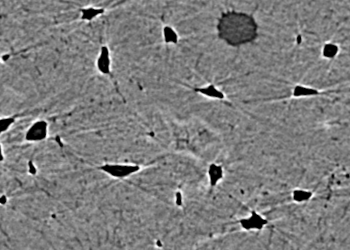
#> input picture Lectures/ext-figures/bonegfiltslice.png, 350 x 250 px; the run also reads 2 pictures not shown here
$ jupyter execute --allow-errors 07-ComplexObjects.ipynb   (shell and % lines are left out)   (older library calls are emulated)
#> lines starting #> are read from the running program, lines starting #| are printed output that depends on the picture; after the words box and inside, x2 and y2 are one past the last pixel; in counts of white or black regions, pixels touching at a corner belong together
# ETHZ: 227-0966-00L
# Quantitative Big Imaging
# April 2, 2019

## Complex Objects and Distributions

### Anders Kaestner

# Literature / Useful References

### Books
- Jean Claude, Morphometry with R
    - [Online](http://link.springer.com/book/10.1007%2F978-0-387-77789-4) through ETHZ, [Buy it](http://www.amazon.com/Morphometrics-R-Use-Julien-Claude/dp/038777789X)
- John C. Russ, “The Image Processing Handbook”,(Boca Raton, CRC Press)
- Available [online](http://dx.doi.org/10.1201/9780203881095) within domain ethz.ch (or proxy.ethz.ch / public VPN)
- J. Weickert, Visualization and Processing of Tensor Fields
 - [Online](http://books.google.ch/books?id=ScLxPORMob4C&lpg=PA220&ots=mYIeQbaVXP&dq=&pg=PA220#v=onepage&q&f=false)

### Papers / Sites
- Voronoi Tesselations
 - Ghosh, S. (1997). Tessellation-based computational methods for the characterization and analysis of heterogeneous microstructures. Composites Science and Technology, 57(9-10), 1187–1210
 - [Wolfram Explanation](http://mathworld.wolfram.com/VoronoiDiagram.html)

- Self-Avoiding / Nearest Neighbor
 - Schwarz, H., & Exner, H. E. (1983). The characterization of the arrangement of feature centroids in planes and volumes. Journal of Microscopy, 129(2), 155–169.
 - Kubitscheck, U. et al. (1996). Single nuclear pores visualized by confocal microscopy and image processing. Biophysical Journal, 70(5), 2067–77.

- Alignment / Distribution Tensor
 - Mader, K. et al (2013). A quantitative framework for the 3D characterization of the osteocyte lacunar system. Bone, 57(1), 142–154
 - Aubouy, M., et al. (2003). A texture tensor to quantify deformations. Granular Matter, 5, 67–70. Retrieved from http://arxiv.org/abs/cond-mat/0301018
- Two point correlation
 - Dinis, L., et. al. (2007). Analysis of 3D solids using the natural neighbour radial point interpolation method. Computer Methods in Applied Mechanics and Engineering, 196(13-16)


[cell 1]
import seaborn as sns
import matplotlib.pyplot as plt
plt.rcParams["figure.figsize"] = (8, 8)
plt.rcParams["figure.dpi"] = 150
plt.rcParams["font.size"] = 14
plt.rcParams['font.family'] = ['sans-serif']
plt.rcParams['font.sans-serif'] = ['DejaVu Sans']
plt.style.use('ggplot')
sns.set_style("whitegrid", {'axes.grid': False})

# Previously on QBI ...

- Image Enhancment
 - Highlighting the contrast of interest in images
 - Minimizing Noise
- Understanding image histograms
- Automatic Methods
- Component Labeling
- Single Shape Analysis
- Complicated Shapes (Thickness Maps)

# Outline

- Motivation (Why and How?)
- Skeletons
 - Tortuosity
- Watershed Segmentation
 - Connected Objects

<table>
<tr><th>


### Local Environment
</th>
<th>

### Global Enviroment

</th></tr>
<tr>
<td>

- Neighbors
- Voronoi Tesselation
- Distribution Tensor

</td>
<td>

- Alignment
- Self-Avoidance
- Two Point Correlation Function

</td>
</tr>
</table>

# Metrics

We examine a number of different metrics in this lecture and additionally to classifying them as Local and Global we can define them as point and voxel-based operations.

### Point Operations
- Nearest Neighbor
- Delaunay Triangulation
  - Distribution Tensor
- Point (Center of Volume)-based Voronoi Tesselation
- Alignment

### Voxel Operation
- Voronoi Tesselation
- Neighbor Counting
- 2-point (N-point) correlation function

# Learning Objectives

### Motivation (Why and How?)

- How can we extract topology of a structure?
- How do we identify seperate objects when they are connected?
- How can we compare shape of complex objects when they grow?

[cell 2]
from skimage.morphology import binary_opening, binary_closing, disk
from scipy.ndimage import distance_transform_edt
import numpy as np
import matplotlib.pyplot as plt
from skimage.io import imread
bw_img = imread("ext-figures/bonegfiltslice.png")[::2, ::2]
thresh_img = binary_closing(binary_opening(bw_img < 90, disk(1)), disk(2))
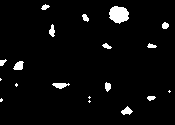
#> thresh_img: shape (125, 175) bool; 3.8% white; 19 white regions (6 under 20 px), largest, box (x1, y1, x2, y2) and area: (109, 6, 129, 24) 266, (13, 61, 24, 70) 70, (52, 83, 70, 89) 69
fg_dmap = distance_transform_edt(thresh_img)
bg_dmap = distance_transform_edt(1-thresh_img)
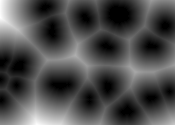
#> bg_dmap: shape (125, 175) float64; min 0, max 41.98, mean 12.9; drawn with min black and max white
fig, (ax1, ax2, ax3, ax4) = plt.subplots(1, 4, figsize=(20, 6), dpi=100)
ax1.imshow(bw_img, cmap='bone')
ax2.imshow(thresh_img, cmap='bone')
ax3.set_title('Segmentation')
ax3.imshow(fg_dmap, cmap='nipy_spectral')
ax3.set_title('Distance Map\nForeground')
ax4.imshow(bg_dmap, cmap='nipy_spectral')
ax4.set_title('Distance Map\nBackground')

### Distribution Objectives - finding the right questions
#### We want to know how many cells are alive
 - Maybe small cells are dead and larger cells are alive $\rightarrow$ examine the volume distribution
 - Maybe living cells are round and dead cells are really spiky and pointy $\rightarrow$ examine anisotropy

#### We want to know where the cells are alive or most densely packed
 - We can visually inspect the sample (maybe even color by volume)
 - We can examine the raw positions (x,y,z) but what does that really tell us?
 - We can make boxes and count the cells inside each one
 - How do we compare two regions in the same sample or even two samples?

# So what do we still need

1. A way for counting cells in a region and estimating density without creating arbitrary boxes
1. A way for finding out how many cells are _near_ a given cell, it's nearest neighbors
1. A way for quantifying how far apart cells are and then comparing different regions within a sample
1. A way for quantifying and comparing orientations

### What would be really great?

A tool which could be adapted to answering a large variety of problems
- multiple types of structures
- multiple phases

Destructive Measurements
===
With most imaging techniques and sample types, the task of measurement itself impacts the sample.
- Even techniques like X-ray tomography which _claim_ to be non-destructive still impart significant to lethal doses of X-ray radition for high resolution imaging
- Electron microscopy, auto-tome-based methods, histology are all markedly more destructive and make longitudinal studies impossible
- Even when such measurements are possible
 - Registration can be a difficult task and introduce artifacts

### Why is this important?

- techniques which allow us to compare different samples of the same type.
- are sensitive to common transformations
 - Sample B after the treatment looks like Sample A stretched to be 2x larger
 - The volume fraction at the center is higher than the edges but organization remains the same

# Structure analysis

# Skeletonization / Networks
For some structures like cellular materials and trabecular bone, we want a more detailed analysis than just thickness.

###  Thin structures to analyze
<table>
<tr><th>

### Roads

</th>
<th>

### Rivers

</th>
<th>


### Roots

</th>
<th>

### Blood vesels

</th>

</tr>
<tr>
<td>

</td>
<td>

</td>
<td>

</td>
<td>

</td>
</tr>
</table>

# What we want to know about networks

- which structures are connected
- how they are connected
    - Are there loops
- express the network in a simple manner
 - quantify tortuosity
 - branching

We start with a simpler example from the EPFL Dataset: EPFL CVLab's Library of Tree-Reconstruction Examples (http://cvlab.epfl.ch/data/delin)

# For this we need
The minimal structure that spans the structure topology - i.e. a skeleton

[cell 3]
import matplotlib.pyplot as plt  # for showing plots
from skimage.io import imread    # for reading images
import numpy as np               # for matrix operations and array support
import pandas as pd              # for reading the swc files (tables of somesort)

def read_swc(in_path):
    swc_df = pd.read_csv(in_path, sep=' ', comment='#',
                         header=None)
    # a pure guess here
    swc_df.columns = ['id', 'junk1', 'x', 'y', 'junk2', 'width', 'next_idx']
    return swc_df[['x', 'y', 'width']]

im_data = imread('ext-figures/ny_7.tif')
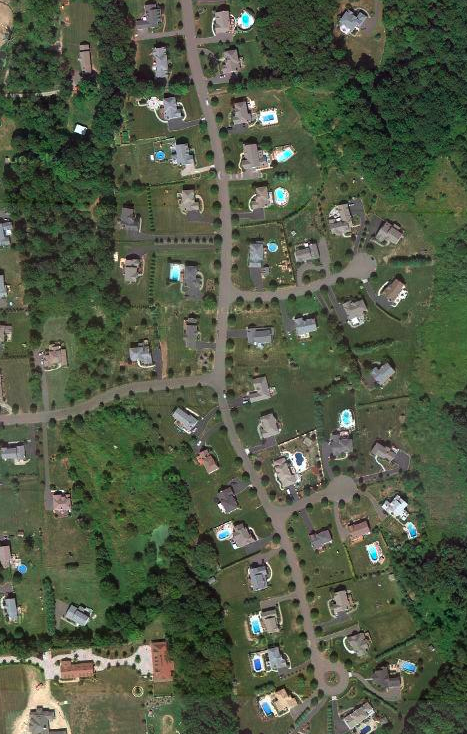
#> input picture Lectures/ext-figures/ny_7.tif, 467 x 734 px
#> im_data is the input picture: shape (734, 467, 3); mean R, G, B 81.3, 90.3, 69.4
#> (the rest of this cell did not finish here and is left out)


fig, (ax1, ax3) = plt.subplots(1, 2, figsize=(15, 6))
ax1.imshow(im_data);ax1.set_title('Aerial Image')
ax3.imshow(im_data, cmap='bone') ;ax3.scatter(mk_data['x'], mk_data['y'], s=mk_data['width'], alpha=0.5,color='red',label="Roads") ;ax3.set_title('Annotated image'), ax3.legend();

## A close-up

[cell 4]
im_crop = im_data[250:420:1, 170:280:1]
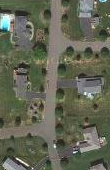
#> im_crop: shape (170, 110, 3); mean R, G, B 98.9, 102, 84.4
#> (the rest of this cell did not finish here and is left out)

# Let's try finding the roads

### Step 1: Segmentation

[cell 5]
import seaborn as sns
from skimage.morphology import opening, closing, disk  # for removing small objects
from skimage.color import rgb2hsv
fig, (ax1, ax2, ax3) = plt.subplots(1, 3, figsize=(16, 6))

def thresh_image(in_img):
    v_img = rgb2hsv(in_img)[:, :, 2]
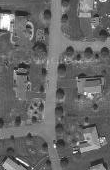
#> v_img: shape (170, 110) float64; min 0.0824, max 1, mean 0.409
    th_img = v_img > 0.4
#> th_img: shape (170, 110) bool; 43.1% white; 161 white regions (147 under 20 px), largest, box (x1, y1, x2, y2) and area: (0, 0, 110, 170) 4517, (71, 77, 110, 112) 747, (0, 13, 34, 48) 683
    op_img = opening(th_img, disk(1))
#> op_img: shape (170, 110) bool; 36.6% white; 41 white regions (28 under 20 px), largest, box (x1, y1, x2, y2) and area: (0, 0, 110, 170) 3850, (0, 13, 34, 46) 615, (74, 78, 108, 111) 602
    return op_img


ax1.imshow(im_crop)
ax1.set_title('Aerial Image')
ax2.imshow(rgb2hsv(im_crop)[:, :, 2],
           cmap='bone')
ax2.set_title('HSV Representation')
seg_img = thresh_image(im_crop)
ax3.imshow(seg_img, cmap='bone')
ax3.set_title('Segmentation');

## Other ways to do the segmentation...

Here we used a color space transformation

We could also use:
- Unsupervised segmentation like k-means
- Supervised segmentation like k-Nearest Neighbors (requires training)

# Identify structures

Using connected component labeling

[cell 6]
import seaborn as sns
from skimage.morphology import label
fig, (ax1, ax2, ax3) = plt.subplots(1, 3, figsize=(20, 7))

ax1.imshow(im_crop)
ax1.set_title('Aerial Image')
lab_img = label(seg_img)
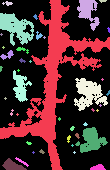
#> lab_img: shape (170, 110) int32; 42 distinct labels, from 0 to 41; one colour per label, 0 black
ax2.imshow(lab_img, cmap='nipy_spectral')
ax2.set_title('Labeling')

sns.heatmap(lab_img[::6, ::6], # Show every 6th pixel
            annot=True,
            fmt="d",
            cmap='nipy_spectral',
            ax=ax3,
            cbar=False,
            vmin=0,
            vmax=lab_img.max(),
            annot_kws={"size": 8})
ax3.set_title('Labels');

# Skeletonization - take one

The first step is to take the distance transform the structure

$$I_d(x,y) = \textrm{dist}(I(x,y))$$

We can see in this image there are already local maxima that form a sort of backbone which closely maps to what we are interested in.

[cell 7]
from scipy import ndimage
keep_lab_img = lab_img == 1
#> keep_lab_img: shape (170, 110) bool; 20.6% white; 1 white region, box (x1, y1, x2, y2) and area: (0, 0, 110, 170) 3850
fig, (ax1, ax2, ax3) = plt.subplots(1, 3, figsize=(20, 7))
ax1.imshow(keep_lab_img)
ax1.set_title('Road Component\n(Largest)')
dist_map = ndimage.distance_transform_edt(keep_lab_img)
ax2.imshow(dist_map, cmap='nipy_spectral')
ax2.set_title('Distance Map')

sns.heatmap(dist_map[::4, ::4],
            annot=True,
            fmt="1.0f",
            cmap='nipy_spectral',
            ax=ax3,
            cbar=False,
            vmin=0,
            vmax=dist_map.max(),
            annot_kws={"size": 10})
ax3.set_title('Distance Map')

# Skeletonization: Ridges

By using the Laplacian filter as an approximate for the derivative operator which finds the values which high local gradients.

$$ \nabla I_{d}(x,y) = (\frac{\delta^2}{\delta x^2}+\frac{\delta^2}{\delta y^2})I_d \approx \underbrace{\begin{bmatrix}
-1 & -1 & -1 \\
-1 & 8 & -1 \\
-1 & -1 & -1
\end{bmatrix}}_{\textrm{Laplacian Kernel}} \otimes I_d(x,y) $$

## Creating the skeleton

We can locate the local maxima of the structure by setting a minimum surface distance

$$I_d(x,y)>MIN_{DIST}$$

and combining it with a minimum slope value

$$\nabla I_d(x,y) > MIN_{SLOPE}$$

***

### Thresholds
Harking back to our earlier lectures, this can be seen as a threshold on a feature vector representation of the entire dataset.
- We first make the dataset into a tuple

$$ \textrm{cImg}(x,y) = \langle \underbrace{I_d(x,y)}_1, \underbrace{\nabla I_d(x,y)}_2 \rangle $$

$$ \textrm{skelImage}(x,y) =  \begin{cases}
1, & \textrm{cImg}_1(x,y)\geq MIN_{DIST}  \textrm{ and } \textrm{ cImg}_2(x,y)\geq MIN_{SLOPE} \\
0, & \textrm{otherwise}
\end{cases}$$

[cell 8]
# for finding the medial axis and making skeletons
from skimage.morphology import medial_axis
# for just the skeleton code
from skimage.morphology import skeletonize, skeletonize_3d
from skimage.filters import laplace

fig, (ax1, ax2, ax3) = plt.subplots(1, 3, figsize=(20, 7))

ax1.imshow(dist_map, cmap='nipy_spectral');ax1.set_title('Distance Map')

ax2.imshow(laplace(dist_map), cmap='RdBu'); ax2.set_title('Laplacian of Distance')

# we use medial axis since it is cleaner
skel = medial_axis(keep_lab_img, return_distance=False) ; ax3.imshow(skel, cmap='gray'); ax3.set_title('Distance Map Ridge');

# Skeletonization with Morphological thinning
From scikit-image documentation (http://scikit-image.org/docs/dev/auto_examples/edges/plot_skeleton.html)
```
Morphological thinning, implemented in the thin function, works on the same principle as skeletonize:
- remove pixels from the borders at each iteration until none can be removed without altering the connectivity.
- The different rules of removal can speed up skeletonization and result in different final skeletons.

The thin function also takes an optional max_iter keyword argument to limit the number of thinning iterations, and thus produce a relatively thicker skeleton.```

We can use this to thin the tiny junk elements first then erode, then perform the full skeletonization

# Try morphological thinning

[cell 9]
from skimage.morphology import thin, erosion
fig, (ax1, ax2, ax3, ax4) = plt.subplots(1, 4, figsize=(20, 7))
ax1.imshow(keep_lab_img, cmap="gray"); ax1.set_title('Segmentation')

thin_image = thin(keep_lab_img, max_iter=1)
#> thin_image: shape (170, 110) bool; 16.3% white; 1 white region, box (x1, y1, x2, y2) and area: (1, 1, 110, 170) 3042
ax2.imshow(thin_image, cmap="gray"); ax2.set_title('Morphologically Thinned')

er_thin_image = opening(thin_image, disk(1))
#> er_thin_image: shape (170, 110) bool; 15.2% white; 7 white regions (4 under 20 px), largest, box (x1, y1, x2, y2) and area: (1, 1, 109, 169) 2676, (78, 57, 97, 65) 92, (27, 109, 34, 117) 32
er_thin_image = label(er_thin_image) == 1
#> er_thin_image: shape (170, 110) bool; 14.3% white; 1 white region, box (x1, y1, x2, y2) and area: (1, 1, 109, 169) 2676
ax3.imshow(er_thin_image, cmap="gray"); ax3.set_title('Opened')

opened_skeleton = medial_axis(er_thin_image, return_distance=False)
#> opened_skeleton: shape (170, 110) bool; 2.3% white in thin lines or dots
ax4.imshow(opened_skeleton, cmap="gray"); ax4.set_title('Thinned/Opened Skeleton');

### Still overgrown
The skeleton is still problematic for us and so we require some additional improvements to get a perfect skeleton

# Skeleton: Junction Overview

With the skeleton which is ideally one voxel thick, we can characterize the junctions in the system by looking at the neighborhood of each voxel.

[cell 10]
from scipy.ndimage import convolve

fig, ( ax1, ax3,ax2) = plt.subplots(1, 3, figsize=(18, 7))
ax1.imshow(opened_skeleton)
ax1.set_title('Skeleton')
neighbor_conv = convolve(opened_skeleton.astype(int), np.ones((3, 3)))
#> neighbor_conv: shape (170, 110) int64; 6 distinct labels, from 0 to 5
ax3.imshow(neighbor_conv,
                   cmap='nipy_spectral',
                   vmin=1, vmax=4,
                   interpolation='none' )
neighbor_conv[~opened_skeleton] = 0
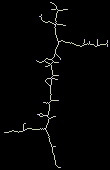
#> neighbor_conv: shape (170, 110) int64; 5 distinct labels, from 0 to 5; one colour per label, 0 black
j_img = ax2.imshow(neighbor_conv,
                   cmap='nipy_spectral',
                   vmin=1, vmax=4,
                   interpolation='none')
plt.colorbar(j_img)
ax2.set_title('Junction Count')

[cell 11]
fig, ax1 = plt.subplots(1, 1, figsize=(8, 12))
n_crop = neighbor_conv[50:90, 40:60]
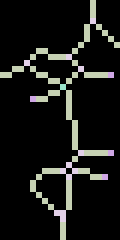
#> n_crop: shape (40, 20) int64 (shown 6 times larger); 5 distinct labels, from 0 to 5; one colour per label, 0 black
sns.heatmap(n_crop,
            annot=True,
            fmt="d",
            cmap='nipy_spectral',
            ax=ax1,
            cbar=True,
            vmin=0,
            vmax=n_crop.max(),
            annot_kws={"size": 10});
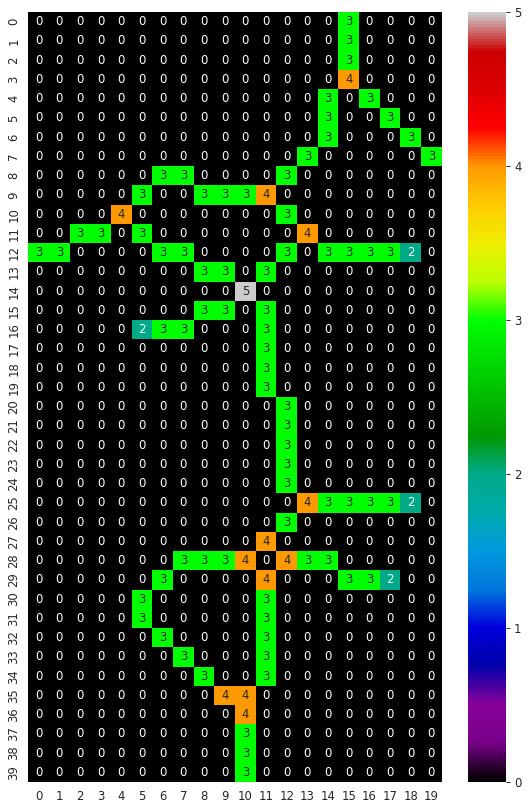
#> figure drawn by matplotlib, 2 panels

[cell 12]
junc_types = np.unique(neighbor_conv[neighbor_conv > 0])
#> junc_types = [2, 3, 4, 5]
fig, m_axs = plt.subplots(1, len(junc_types), figsize=(20, 7))
for i, c_ax in zip(junc_types, m_axs):
    c_ax.imshow(neighbor_conv == i, interpolation='none')
    c_ax.set_title('Count == {}'.format(i))
#> this loop made 4 passes

## Smarter kernel coding

Using a kernel like this:
$$ j_4=\begin{array}{|c|c|c|}
\hline
 & 1 &  \\
\hline
2 & 256 & 4 \\
\hline
 & 8 &  \\
\hline\end{array}  \qquad j_8=\begin{array}{|c|c|c|}
\hline
1 & 2 & 4 \\
\hline
8 & 256 & 16 \\
\hline
32 & 64 & 128 \\
\hline\end{array} $$

The neighborhood is uniquely coded.
- Coding pixels with values $x$:
    - $x = 0$ are background
    - $x < 256$ touch the skeleton
    - $x > 256$ are on the skeleton

- The number of branches and their orientation can be encoded by counting bit flips or using a LUT.

[cell 13]
fig, (ax1,ax2,ax3) = plt.subplots(1, 3, figsize=(15, 9))
n_crop = neighbor_conv[50:90, 40:60]

neighbor_j4 = convolve(opened_skeleton[50:90, 40:60].astype(int), np.array([[0,1,0],[2,16,4],[0,8,0]]))
neighbor_j8 = convolve(opened_skeleton[50:90, 40:60].astype(int), np.array([[1,2,4],[8,256,16],[32,64,128]]))
sns.heatmap(n_crop, annot=True, fmt="d",
            cmap='nipy_spectral', ax=ax1, cbar=True,
            vmin=0, vmax=n_crop.max(), annot_kws={"size": 6}), ax1.set_title('Plain convolution')
sns.heatmap(neighbor_j4, annot=True, fmt="d",
            cmap='nipy_spectral', ax=ax2, cbar=True,
            vmin=0, vmax=neighbor_j4.max(), annot_kws={"size": 6}), ax2.set_title('')
sns.heatmap(neighbor_j8, annot=True, fmt="d",
            cmap='nipy_spectral', ax=ax3, cbar=True,
            vmin=0, vmax=neighbor_j8.max(), annot_kws={"size": 6});
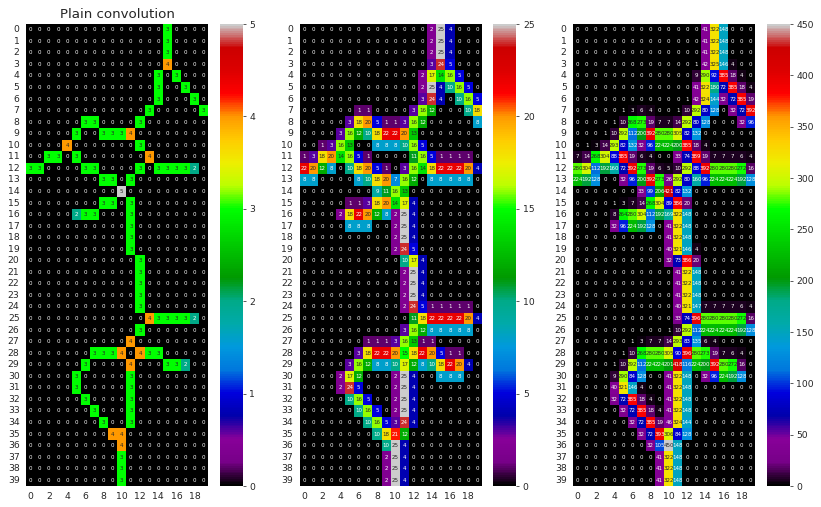
#> figure drawn by matplotlib, 6 panels

## Dedicated pruning algorithms
 - Ideally model-based
 - Minimum branch length (using component labeling on the Count==3)
 - Minimum branch width (using the distance map values)


[cell 14]
fig, (ax1, ax2, ax3) = plt.subplots(1, 3, figsize=(20, 6))
lab_seg = label(neighbor_conv == 3)
#> lab_seg: shape (170, 110) int32; 52 distinct labels, from 0 to 51
#> (the rest of the program and of its run is left out)
